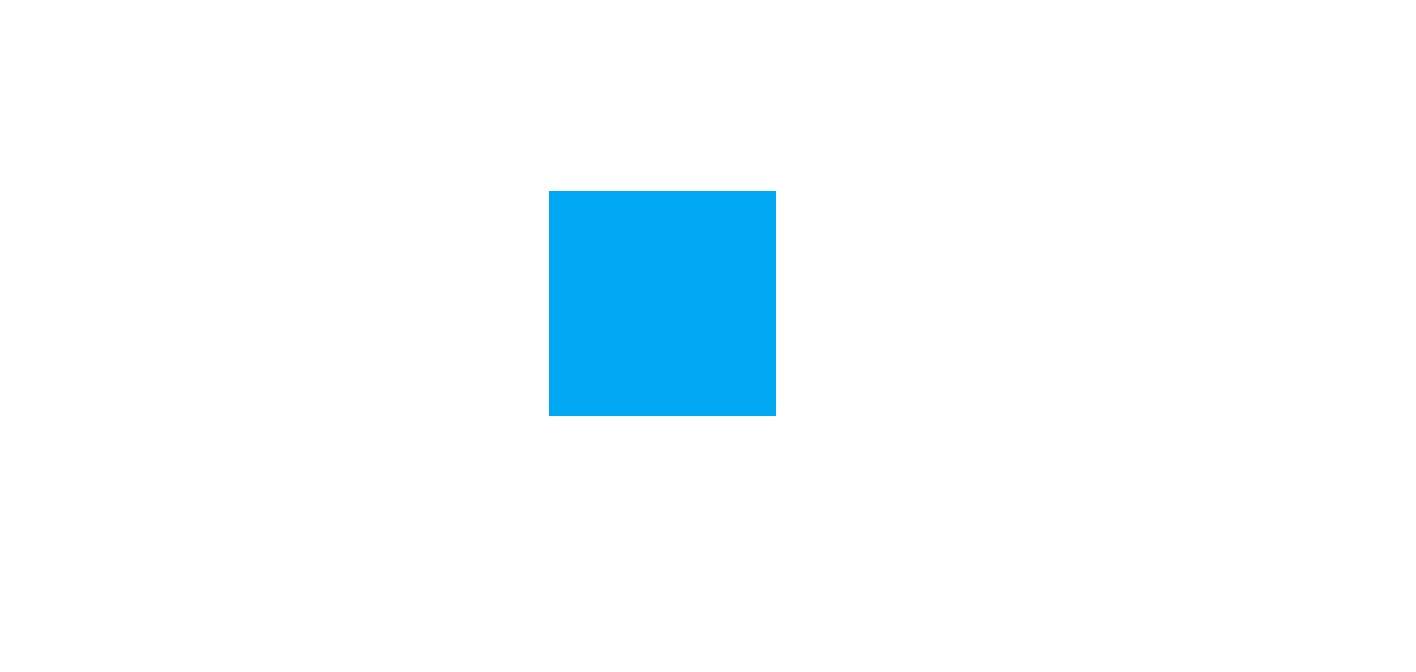
#> input picture sample/bluesquare.jpg, 1416 x 672 px, found by its file name
$ python cent_pos.py
#> lines starting #> are read from the running program, lines starting #| are printed output that depends on the picture; after the words box and inside, x2 and y2 are one past the last pixel; in counts of white or black regions, pixels touching at a corner belong together
import cv2
import logging as log

#Iniciamos el modo de logging
log.basicConfig(level = 10)

#Creamos la mascara de color
umbral_bajo = (100,100,100)
umbral_alto = (125,255,255)

conf = True
frame = cv2.imread('sample/bluesquare.jpg')
#> frame is the input picture: shape (672, 1416, 3); mean B, G, R 254.3, 250.3, 241.3

#Gestionamos el resultado
if conf == True:
    #log.debug(msg="Foto tomada correctamente")
    #Pasamos un filtro hsv
    img = cv2.cvtColor(frame, cv2.COLOR_BGR2HSV)
#> img: shape (672, 1416, 3); mean H, S, V 5.8, 13.7, 254.3
    #Creamos una mascara con los umbrales predefinidos para el azul
    mask = cv2.inRange(img, umbral_bajo, umbral_alto)
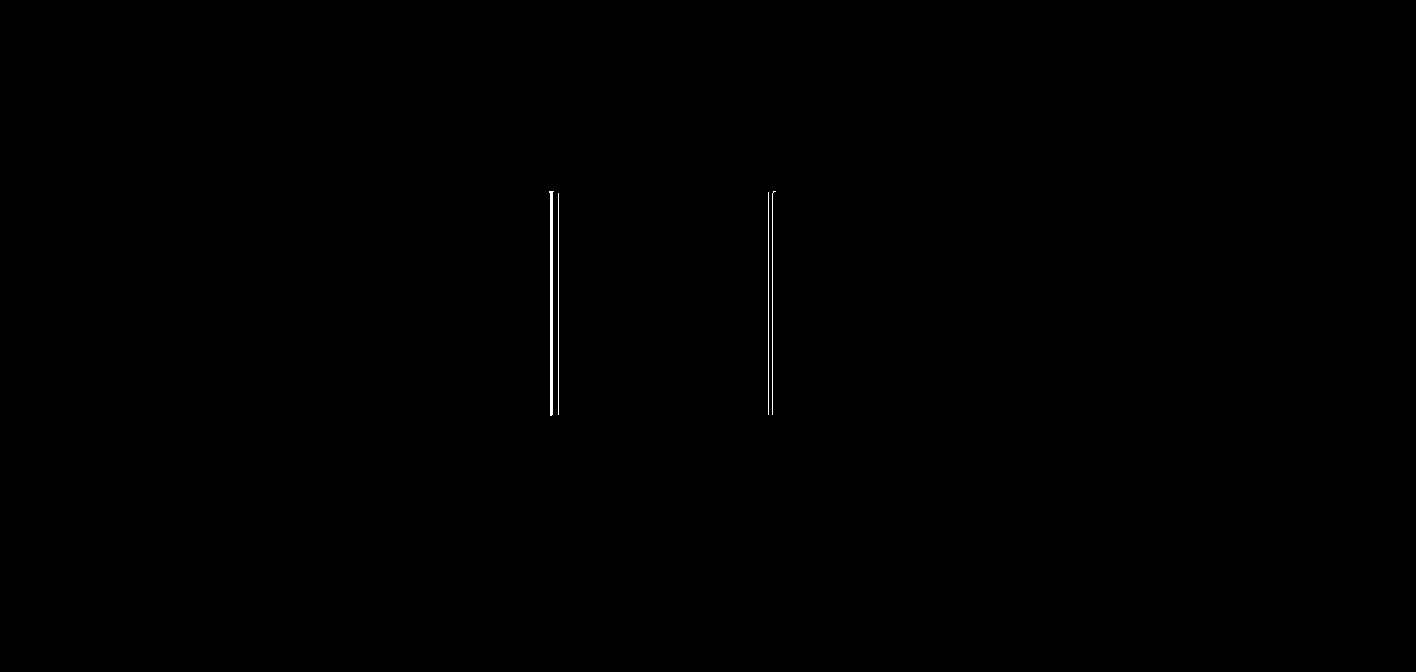
#> mask: shape (672, 1416); 0.14% white; 4 white regions
    #Colocamos la mascara sobre el filtro
    res = cv2.bitwise_and(img, img ,mask = mask)
#> res: shape (672, 1416, 3); mean H, S, V 0.1, 0.4, 0.3
    #Devolvemos el resultado a BGR
    res_rgb = cv2.cvtColor(res, cv2.COLOR_HSV2BGR)
    #Detectamos los contornos que nos ha dejado la mascara
    contornos, hierachy = cv2.findContours(mask, cv2.RETR_EXTERNAL, cv2.CHAIN_APPROX_NONE)
#> contornos = 4 contours, 3 with area under 20; largest, box (x1, y1, x2, y2) and area: (549, 191, 554, 416) 450
    #Si encontramos algún contorno seguimos, sino mostramos un error
    if len(contornos) != 0:
        #Para cada contorno encontrado realizamos las operaciones
        for contorno in contornos:
            #Calculamos el perimetro del contorno
            epsilon = 0.01*cv2.arcLength(contorno, True)
            #Calculamos los vertices que tenemos
            vertices = cv2.approxPolyDP(contorno, epsilon, True)
            x,y,w,h = cv2.boundingRect(vertices)
            #Si tiene 4 vértices realizamos la localización del centro
            if len(vertices) == 4:
                #Calculamos el momento del contorno
                M = cv2.moments(contorno)
                #Si el momento es distinto a 0
                if M['m00'] != 0:
                    #Calculamos la x y la y central
                    cx = int(M['m10']/M['m00'])
                    cy = int(M['m01']/M['m00'])
                    #Dibujamos el contorno
                    cv2.drawContours(res_rgb, [contorno], -1, (0,255,0), 2)
                    #Escribimos la figura que es
                    cv2.putText(res_rgb, f"Cuadrado x:{cx} y:{cy}", (x,y-5),1,1.5,(0,255,0),2)
                    #Creamos un circulo indicando el centro
                    cv2.circle(res_rgb, (cx,cy), 7, (0,0,255), -1)
                    #Guardamos la foto
                    cv2.imwrite(f"processed/prueba.png", res_rgb)
                    #Escribimos por consola la posición del cuadrado
                    log.debug(msg=f"Cuadrado encontrado en posición: {cx},{cy}")
                    #Detectamos el area del cuadrado
                    #area = cv2.contourArea(contorno)
                    #log.debug(msg=f"Cuadrado con area: {area} |||| w: {w} y h: {h}")
            else:
                #Representamos el error de que no se ha encontrado un cuadrado
                log.error(msg="No se han detectado 4 vertices.")
#> this loop made 4 passes
#> (epsilon, vertices, x, y, w) on passes 1 to 4: (4.42, [[558, 193], [558, 414]], 558, 193, 1), (4.44, [[768, 192], [768, 414]], 768, 192, 1), (4.5, [[775, 191], [772, 414]], 772, 191, 4), (4.54, [[553, 191], [550, 415]], 550, 191, 4)
    else:
        #Representamos el error de que no se ha encontrado el color azul
        log.error(msg="No se ha detectado el color azul.")
